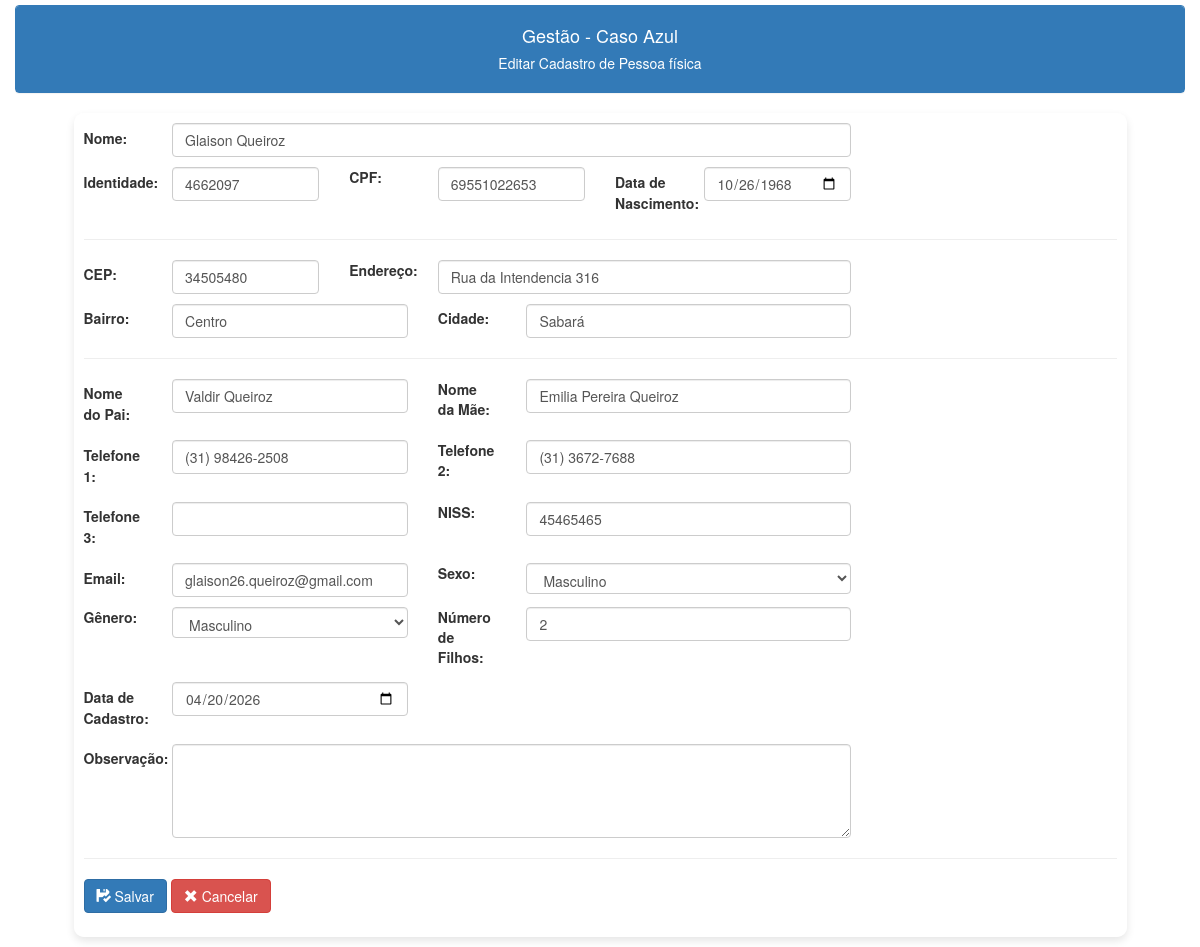
Page /pessoas/pessoas_editar.php?id=4 on the committed database.
### tables this page shows
CREATE TABLE IF NOT EXISTS `cadastro` (
  `id` int NOT NULL AUTO_INCREMENT,
  `nome` varchar(200) DEFAULT NULL,
  `datanasc` date DEFAULT NULL,
  `identidade` varchar(9) DEFAULT NULL,
  `cpf` varchar(11) DEFAULT NULL,
  `cep` varchar(12) DEFAULT NULL,
  `endereco` varchar(150) DEFAULT NULL,
  `bairro` varchar(120) DEFAULT NULL,
  `cidade` varchar(120) DEFAULT NULL,
  `nomepai` varchar(200) DEFAULT NULL,
  `nomemae` varchar(200) DEFAULT NULL,
  `fone1` varchar(20) DEFAULT NULL,
  `fone2` varchar(20) DEFAULT NULL,
  `fone3` varchar(20) DEFAULT NULL,
  `niss` varchar(11) DEFAULT NULL,
  `email` varchar(150) DEFAULT NULL,
  `data_cadastro` date DEFAULT NULL,
  `numerofilhos` int DEFAULT NULL,
  `sexo` char(1) DEFAULT NULL,
  `genero` char(1) DEFAULT NULL,
  `socio` char(1) DEFAULT NULL,
  `datasocio` date DEFAULT NULL,
  `observacao` blob,
  PRIMARY KEY (`id`)
);

### pessoas/pessoas_editar.php (the view, shortened to what this page needs)
<?php
include("../conexao.php");
include("../links.php");
$pessoa = null;
$id = $_GET['id'] ?? null;
if ($id) {
    $c_sql = "select * from cadastro where id=$id";
    $result = $conection->query($c_sql);
    $pessoa = $result->fetch_assoc();
    if ($pessoa['datanasc']) {
        $pessoa['datanasc'] = date('Y-m-d', strtotime($pessoa['datanasc']));
    }
    if ($pessoa['data_cadastro']) {
        $pessoa['data_cadastro'] = date('Y-m-d', strtotime($pessoa['data_cadastro']));
    }
    $numerofilhos = $pessoa['numerofilhos'] ?? 0;
}
$id = $_GET['id'] ?? null;
if ($id) {
    $c_sql = "select * from cadastro where id=$id";
    $result = $conection->query($c_sql);
    $pessoa = $result->fetch_assoc();
}
?>
<!DOCTYPE html>
<html lang="pt-BR">
<head>
    <link rel="stylesheet" href="/casaazul/css/basico.css">
</head>
<body>
    <div class="container-fluid">
        <div style="padding-top:5px;">
            <div class="panel panel-primary class">
                <div class="panel-heading text-center">
                    <h4>Gestão - Caso Azul</h4>
                    <h5>Editar Cadastro de Pessoa física<h5>
                </div>
            </div>
        </div>
        <div class="container content-box">
            <form method="POST" action="">
                <div class="row mb-3">
                    <label class="col-sm-1 col-form-label">Nome:</label>
                    <div class="col-sm-8">
                        <input type="text" name="nome" class="form-control" maxlength="200" value="<?php echo isset($pessoa['nome']) ? $pessoa['nome'] : ''; ?>" required>
                    </div>
                </div>
                <div class="row mb-3">
                    <label class="col-sm-1 col-form-label">Identidade:</label>
                    <div class="col-sm-2">
                        <input type="text" name="identidade" class="form-control" maxlength="9" value="<?php echo isset($pessoa['identidade']) ? $pessoa['identidade'] : ''; ?>" required>
                    </div>
                    <label class="col-sm-1">CPF:</label>
                    <div class="col-sm-2">
                        <input type="text" name="cpf" class="form-control" maxlength="11" value="<?php echo isset($pessoa['cpf']) ? $pessoa['cpf'] : ''; ?>" required>
                    </div>
                    <label class="col-sm-1 col-form-label">Data de Nascimento:</label>
                    <div class="col-sm-2">
                        <input type="date" name="datanasc" class="form-control" value="<?php echo isset($pessoa['datanasc']) ? $pessoa['datanasc'] : ''; ?>" required>
                    </div>
                </div>
                <hr>
                <div class="row mb-3">
                    <label class="col-sm-1 col-form-label">CEP:</label>
                    <div class="col-sm-2">
                        <input type="text" name="cep" maxlength="12" class="form-control" value="<?php echo isset($pessoa['cep']) ? $pessoa['cep'] : ''; ?>" required>
                    </div>
                    <label class="col-sm-1">Endereço:</label>
                    <div class="col-sm-5">
                        <input type="text" name="endereco" class="form-control" maxlength="150" value="<?php echo isset($pessoa['endereco']) ? $pessoa['endereco'] : ''; ?>" required>
                    </div>
                </div>
                <div class="row mb-3">
                    <label class="col-sm-1 col-form-label">Bairro:</label>
                    <div class="col-sm-3">
                        <input type="text" name="bairro" class="form-control" maxlength="120" value="<?php echo isset($pessoa['bairro']) ? $pessoa['bairro'] : ''; ?>" required>
                    </div>
                    <label class="col-sm-1 col-form-label">Cidade:</label>
                    <div class="col-sm-4">
                        <input type="text" name="cidade" class="form-control" maxlength="120" value="<?php echo isset($pessoa['cidade']) ? $pessoa['cidade'] : ''; ?>">
                    </div>
                </div>
                <hr>
                <div class="row mb-3">
                    <label class="col-sm-1 col-form-label">Nome do Pai:</label>
                    <div class="col-sm-3">
                        <input type="text" name="nomepai" class="form-control" maxlength="200" value="<?php echo isset($pessoa['nomepai']) ? $pessoa['nomepai'] : ''; ?>">
                    </div>
                    <label class="col-sm-1">Nome da Mãe:</label>
                    <div class="col-sm-4">
                        <input type="text" name="nomemae" class="form-control" maxlength="200" value="<?php echo isset($pessoa['nomemae']) ? $pessoa['nomemae'] : ''; ?>">
                    </div>
                </div>
                <div class="row mb-3">
                    <label class="col-sm-1 col-form-label">Telefone 1:</label>
                    <div class="col-sm-3">
                        <input type="tel" name="fone1" class="form-control" maxlength="20" onkeyup="handlePhone(event)" value="<?php echo isset($pessoa['fone1']) ? $pessoa['fone1'] : ''; ?>" required>
                    </div>
                    <label class="col-sm-1">Telefone 2:</label>
                    <div class="col-sm-4">
                        <input type="tel" name="fone2" class="form-control" maxlength="20" onkeyup="handlePhone(event)" value="<?php echo isset($pessoa['fone2']) ? $pessoa['fone2'] : ''; ?>">
                    </div>
                </div>
                <div class="row mb-3">
                    <label class="col-sm-1 col-form-label">Telefone 3:</label>
                    <div class="col-sm-3">
                        <input type="tel" name="fone3" class="form-control" maxlength="20" onkeyup="handlePhone(event)" value="<?php echo isset($pessoa['fone3']) ? $pessoa['fone3'] : ''; ?>">
                    </div>
                    <label class="col-sm-1">NISS:</label>
                    <div class="col-sm-4">
                        <input type="text" name="niss" class="form-control" maxlength="11" value="<?php echo isset($pessoa['niss']) ? $pessoa['niss'] : ''; ?>">
                    </div>
                </div>
                <div class="row mb-3">
                    <label class="col-sm-1 col-form-label">Email:</label>
                    <div class="col-sm-3">
                        <input type="email" class="form-control" name="email" maxlength="150" value="<?php echo isset($pessoa['email']) ? $pessoa['email'] : ''; ?>">
                    </div>
                    <label class="col-sm-1">Sexo:</label>
                    <div class="col-sm-4">
                        <select name="sexo" class="form-control form-control-lg" class="form-control" required>
                            <option value="M" <?php echo (isset($pessoa['sexo']) && $pessoa['sexo'] === 'M') ? 'selected' : ''; ?>>Masculino</option>
                        </select>
                    </div>
                </div>
                <div class="row mb-3">
                    <label class="col-sm-1">Gênero:</label>
                    <div class="col-sm-3">
                        <select name="genero" class="form-control form-control-lg" class="form-control" required value="<?php echo isset($_POST['genero']) ? $_POST['genero'] : ''; ?>">
                            <option value="M" <?php echo (isset($pessoa['genero']) && $pessoa['genero'] === 'M') ? 'selected' : ''; ?>>Masculino</option>
                        </select>
                    </div>
                    <label class="col-sm-1">Número de Filhos:</label>
                    <div class="col-sm-4">
                        <input type="number" class="form-control" name="numerofilhos" requered value="<?php echo $numerofilhos?>">
                    </div>
                </div>
                <div class="row mb-3">
                    <label class="col-sm-1 col-form-label">Data de Cadastro:</label>
                    <div class="col-sm-3">
                        <input type="date" name="data_cadastro" class="form-control" value="<?php echo date('Y-m-d'); ?>" required>
                    </div>
                </div>
                <div class="row mb-3">
                    <label class="col-sm-1 col-form-label">Observação:</label>
                    <div class="col-sm-8">
                        <textarea name="observacao" class="form-control" rows="4"><?php echo isset($pessoa['observacao']) ? $pessoa['observacao'] : ''; ?></textarea>
                    </div>
                </div>
                <hr>
                <div class="row mb-3">
                    <div class="offset-sm-0 col-sm-3">
                        <button type="submit" class="btn btn-primary"><span class='glyphicon glyphicon-floppy-saved'></span> Salvar</button>
                        <a class='btn btn-danger' href='/casaazul/pessoas/pessoas_lista.php'><span class='glyphicon glyphicon-remove'></span> Cancelar</a>
                    </div>
                </div>
            </form>
        </div>
    </div>
</body>
</html>

### css/basico.css (style rules this page uses)
.content-box { background-color: rgba(255, 255, 255, 0.9); padding: 10px; margin: 10px auto; width: 90%; max-width: 1400px; border-radius: 10px; box-shadow: 0 4px 8px rgba(0, 0, 0, 0.1); }

### rows in the picture
cadastro: nome "Glaison Queiroz", identidade "4662097", cpf "69551022653", datanasc "10/26/1968", cep "34505480", endereco "Rua da Intendencia 316", bairro "Centro", cidade "Sabará", nomepai "Valdir Queiroz", nomemae "Emilia Pereira Queiroz", fone1 "(31) 98426-2508", fone2 "(31) 3672-7688", niss "45465465", email "glaison26.queiroz@gmail.com", sexo "Masculino", genero "Masculino", numerofilhos "2"
